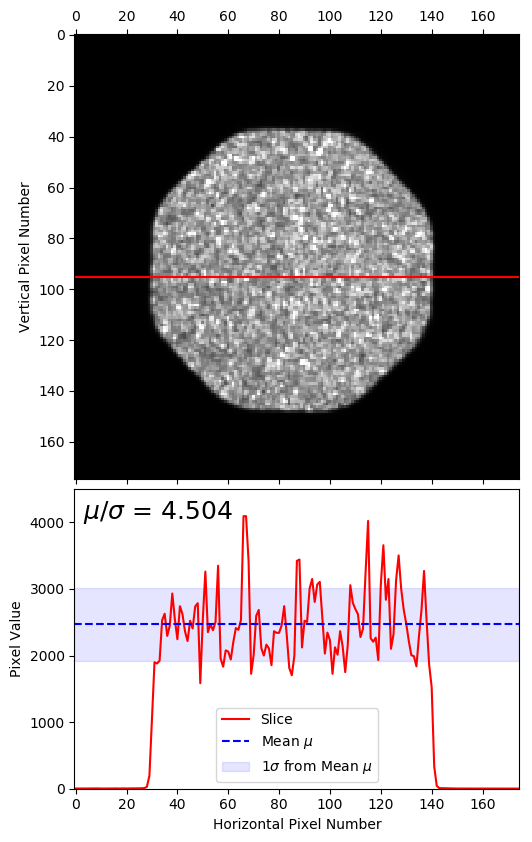
#> input picture Near_Field_Analysis/Exploratory_Code/20220413_141608_slice.png, 532 x 842 px, given in place of 20220418_153630.tif, which was not available
$ python rect_test.py
#> lines starting #> are read from the running program, lines starting #| are printed output that depends on the picture; pictures that were not available may be replaced by others from this repository, and a replacement may not be noted
#Matthew Leung
#April 2022

import os
import numpy as np
import matplotlib.pyplot as plt
import cv2 as cv
import PIL.Image as Image
import warnings


def read_12bit_image_saved_as_16bit(filename, verbosity=0):
    """
    Reads a 12 bit image which was saved as a 16 bit image
    """
#> called with filename = 'Images/20220418_153630.tif', verbosity = 0
    img16bit = Image.open(filename)
#> img16bit is the input picture: PIL image 532x842 RGBA; mean R, G, B, A 159.2, 154.9, 157, 255
    arr16bit = np.asarray(img16bit)
    arr12bit = np.divide(arr16bit, 2**4)
    if verbosity >= 1:
        num_unique_elems = np.size(np.unique(arr12bit))
        print("Image has {} unique elements".format(num_unique_elems))
        print("Image maximum value is {}".format(np.max(arr12bit)))
        print("Image minimum value is {}".format(np.min(arr12bit)))
    return arr12bit

def apply_sobel_op(img):
    """
    Apply Sobel operator to image
    """
    #Resources:
    #https://opencv24-python-tutorials.readthedocs.io/en/latest/py_tutorials/py_imgproc/py_gradients/py_gradients.html
    #https://docs.opencv.org/3.4/d2/d2c/tutorial_sobel_derivatives.html
    #https://docs.opencv.org/3.4/d4/d86/group__imgproc__filter.html#gacea54f142e81b6758cb6f375ce782c8d

    #Set depth of output image
    #https://docs.opencv.org/3.4/d4/d86/group__imgproc__filter.html#filter_depths
    #ddepth = cv.CV_16S
    ddepth = cv.CV_64F
    ksize = 3 #kernel size

    grad_x = cv.Sobel(img, ddepth, dx=1, dy=0, ksize=ksize) #x gradient
    grad_y = cv.Sobel(img, ddepth, dx=0, dy=1, ksize=ksize) #y gradient
    grad = (np.abs(grad_x) + np.abs(grad_y))/2 #approximation of total gradient
    return grad


if __name__ == "__main__":
    filename = 'Images/20220413_141608.tif'
    filename = 'Images/20220323_1155 Near Field Rect Laser.tif'
    #filename = 'Images/20220413_141650.tif'
    #filename = 'Images/20220413_143326.tif'
    filename = 'Images/20220418_153630.tif' #rectangular fiber, mode scrambler off
    #filename = 'Images/20220418_153752.tif' #rectangular fiber, mode scrambler on
    #filename = 'Images/20220418_163807.tif' #square fiber, mode scrambler off
    img = read_12bit_image_saved_as_16bit(filename)

    img8 = (img / 2**4).astype(np.uint8)
#> img8: shape (842, 532, 4); every value is 0

    plt.figure()
    plt.imshow(img)
    plt.colorbar()
    plt.title('Original image')
    plt.show()
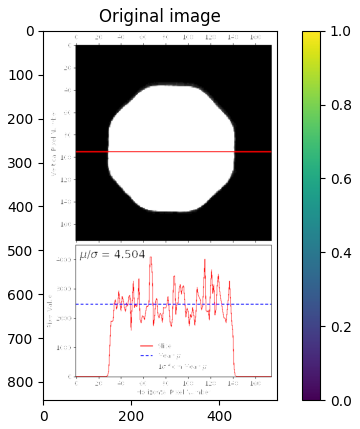
#> figure drawn by matplotlib, 2 panels

    smoothed = cv.GaussianBlur(img8, (3, 3), 0)
    #smoothed = img8
    #Apply Sobel operator, and get derivative, which is grad
    grad = apply_sobel_op(smoothed)
#> in apply_sobel_op, `grad_x = cv.Sobel(img, ddepth, dx=1, dy=0, ksize=ksize)`: grad_x: shape (842, 532, 4) float64; every value is 0
    #grad = np.abs(cv.Laplacian(img, ddepth=cv.CV_64F, ksize=3))
    plt.figure()
    plt.imshow(grad)
    plt.colorbar()
    plt.title('Sobel operator')
    plt.show()
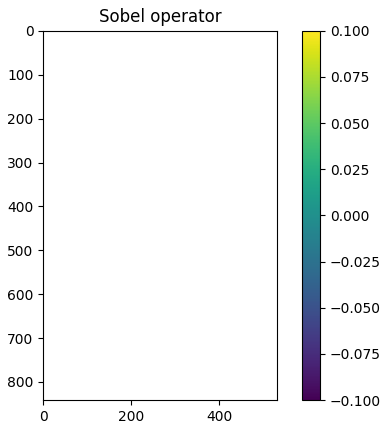
#> figure drawn by matplotlib, 2 panels

    #Make 8 bit version of grad
    grad_norm = grad/np.max(grad)
#> grad_norm: shape (842, 532, 4) float64; every value is NaN or infinite
    grad8 = (grad_norm * (2**8-1)).astype(np.uint8)
    print(np.max(grad8))
#| 0
    plt.imshow(grad8)
    plt.colorbar()
    plt.title('Sobel operator NORMALIZED')
    plt.show()

    grad_thresh = np.where(grad_norm > 0, 255, 0)
    plt.imshow(grad_thresh)
    plt.colorbar()
    plt.title('Gradient THRESHOLDED')
    plt.show()

    #Apply Canny Edge Detection to 8 bit version of grad
    minVal = np.max(grad8) / 4
#> minVal = 0
    maxVal = np.max(grad8) * 3/4
#> maxVal = 0
    edges = cv.Canny(grad8, minVal, maxVal)
#> edges: shape (842, 532); every value is 0

    plt.imshow(edges)
    plt.colorbar()
    plt.title('Canny Edge applied to Grad')
    plt.show()
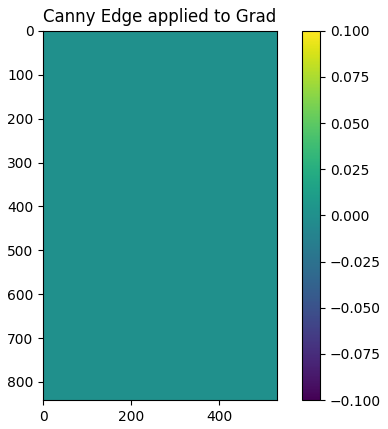
#> figure drawn by matplotlib, 2 panels

    contours_ce, hierarchy = cv.findContours(edges, mode=cv.RETR_TREE, method=cv.CHAIN_APPROX_NONE)
#> contours_ce = []
    grad8_copy = grad8.copy()
    cv.drawContours(grad8_copy, contours_ce, -1, (255, 255, 255), 1)
    plt.imshow(grad8_copy)
    plt.colorbar()
    plt.title('All Contours from Canny Edge')
    plt.show()

    #Find the contour with the largest area
#> (the run stopped early here; a loop or call above may not have finished)

$ run again, on Near_Field_Analysis/Exploratory_Code/20220413_141650_slice.png
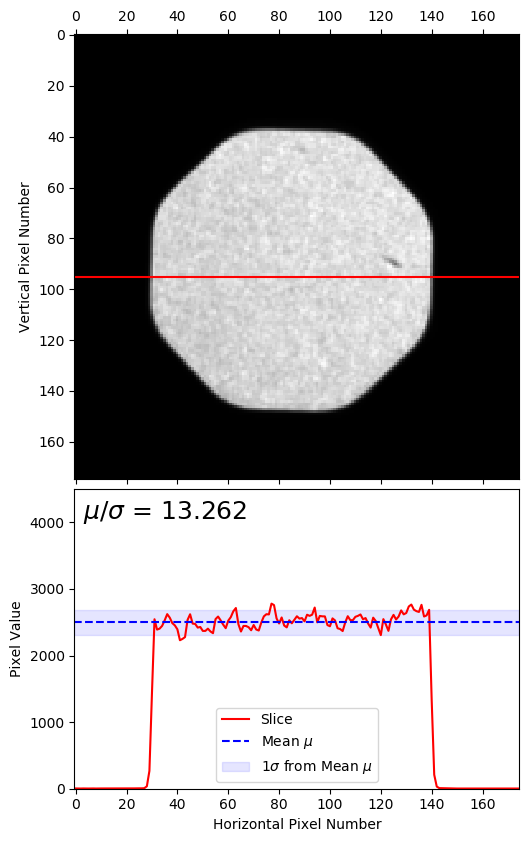
#> input picture Near_Field_Analysis/Exploratory_Code/20220413_141650_slice.png, 532 x 842 px, given in place of 20220418_153630.tif, which was not available
#> in read_12bit_image_saved_as_16bit, img16bit is the input picture: PIL image 532x842 RGBA; mean R, G, B, A 168.3, 166.6, 167.6, 255
#> img8: shape (842, 532, 4); every value is 0
#> `plt.show()`:
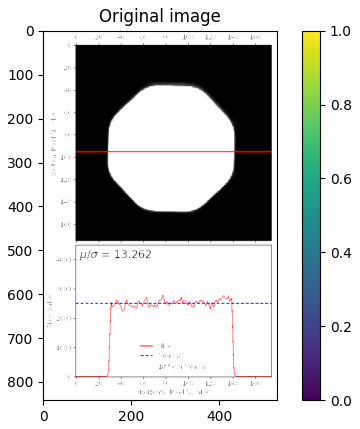
#> figure drawn by matplotlib, 2 panels
#> grad_x: shape (842, 532, 4) float64; every value is 0
#> grad_norm: shape (842, 532, 4) float64; every value is NaN or infinite
#| 0
#> minVal = 0
#> edges: shape (842, 532); every value is 0
#> contours_ce = []
